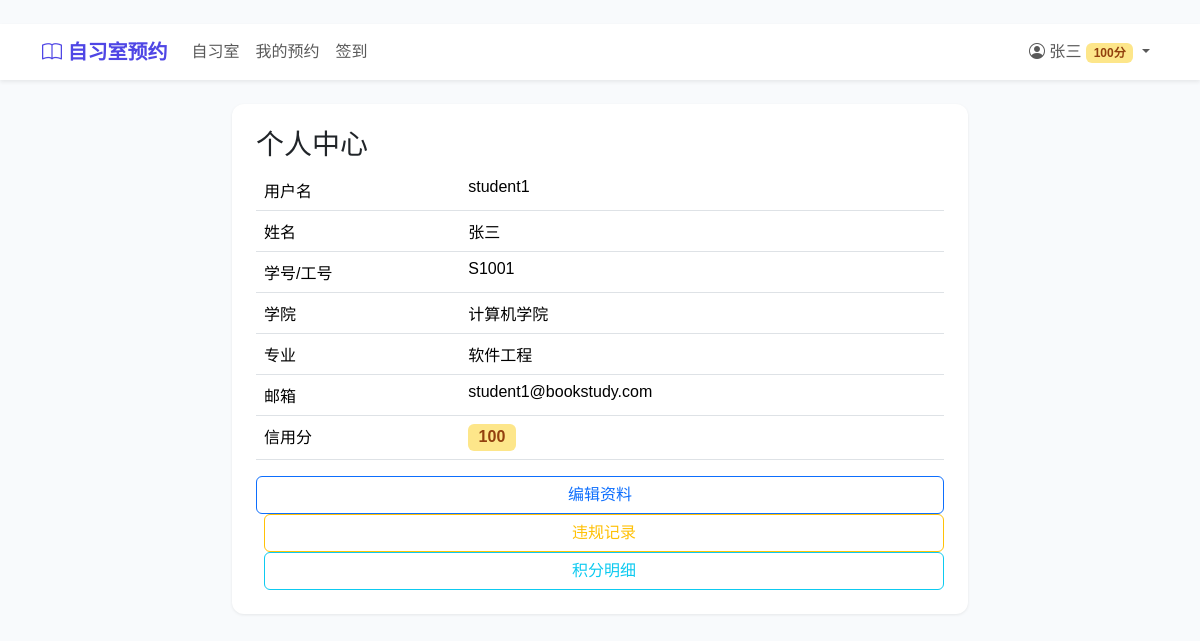
/users/profile/ (signed in), run on the app's committed database.
### apps/users/models.py (models this page shows, shortened)
class User(AbstractUser):
    ROLE_CHOICES = (
        ("admin", "系统管理员"),
        ("front_desk", "前台管理员"),
        ("student", "学生用户"),
    )
    STATUS_CHOICES = (
        ("active", "正常"),
        ("frozen", "冻结"),
        ("banned", "黑名单"),
        ("deleted", "注销"),
    )
    student_id = models.CharField("学号/工号", max_length=30, unique=True, db_index=True)
    phone = models.CharField("手机号", max_length=20, blank=True, default="")
    college = models.CharField("学院", max_length=100, blank=True, default="")
    major = models.CharField("专业", max_length=100, blank=True, default="")
    grade = models.CharField("年级", max_length=20, blank=True, default="")
    role = models.CharField("角色", max_length=20, choices=ROLE_CHOICES, default="student")
    credit_score = models.IntegerField("信用积分", default=100, db_index=True)
    status = models.CharField("账户状态", max_length=20, choices=STATUS_CHOICES, default="active")
    avatar = models.ImageField("头像", upload_to="avatars/", blank=True)
    class Meta:
        db_table = "bs_user"
        verbose_name = "用户"
        verbose_name_plural = verbose_name
        ordering = ["-date_joined"]

### apps/users/views.py (the view)
# urls.py: path("profile/", views.profile_view, name="profile"),
@login_required
def profile_view(request):
    return render(request, "users/profile.html", {"profile_user": request.user})

### templates/users/profile.html
﻿{% extends 'base.html' %}{% block title %}个人中心{% endblock %}
{% block content %}
<div class="row"><div class="col-lg-8 mx-auto"><div class="card p-4"><h3>个人中心</h3>
<table class="table">
<tr><td>用户名</td><td>{{ profile_user.username }}</td></tr>
<tr><td>姓名</td><td>{{ profile_user.last_name }}{{ profile_user.first_name }}</td></tr>
<tr><td>学号/工号</td><td>{{ profile_user.student_id }}</td></tr>
<tr><td>学院</td><td>{{ profile_user.college }}</td></tr>
<tr><td>专业</td><td>{{ profile_user.major }}</td></tr>
<tr><td>邮箱</td><td>{{ profile_user.email }}</td></tr>
<tr><td>信用分</td><td><span class="badge fs-6 {% if profile_user.credit_score >= 120 %}badge-diamond{% elif profile_user.credit_score >= 100 %}badge-gold{% else %}badge-normal{% endif %}">{{ profile_user.credit_score }}</span></td></tr>
</table>
<a href="{% url 'profile_edit' %}" class="btn btn-outline-primary">编辑资料</a>
<a href="{% url 'my_violations' %}" class="btn btn-outline-warning ms-2">违规记录</a>
<a href="{% url 'my_credits' %}" class="btn btn-outline-info ms-2">积分明细</a>
</div></div></div>{% endblock %}

### templates/base.html (shortened to what this page needs)
﻿{% load static %}<!DOCTYPE html>
<html lang="zh-CN">
<head>
    <link href="https://cdn.jsdelivr.net/npm/bootstrap@5.3.3/dist/css/bootstrap.min.css" rel="stylesheet">
    <link href="https://cdn.jsdelivr.net/npm/bootstrap-icons@1.11.3/font/bootstrap-icons.css" rel="stylesheet">
</head>
<body>
<nav class="navbar navbar-expand-lg navbar-light bg-white shadow-sm sticky-top">
  <div class="container">
    <a class="navbar-brand" href="/"><i class="bi bi-book"></i> 自习室预约</a>
    <div class="collapse navbar-collapse" id="navbarNav">
      <ul class="navbar-nav me-auto">
        <li class="nav-item"><a class="nav-link" href="{% url 'room_list' %}">自习室</a></li>
        {% if user.is_authenticated %}
        <li class="nav-item"><a class="nav-link" href="{% url 'my_reservations' %}">我的预约</a></li>
        <li class="nav-item"><a class="nav-link" href="{% url 'checkin_qr' %}">签到</a></li>
        {% endif %}
      </ul>
      <ul class="navbar-nav">
        {% if user.is_authenticated %}
        <li class="nav-item dropdown">
          <a class="nav-link dropdown-toggle" href="#" data-bs-toggle="dropdown">
            <i class="bi bi-person-circle"></i> {{ user.last_name }}{{ user.first_name }}
            <span class="badge
              {% if user.credit_score >= 120 %}badge-diamond
              {% elif user.credit_score >= 100 %}badge-gold
              {% elif user.credit_score >= 60 %}badge-normal
              {% elif user.credit_score >= 30 %}badge-restricted
              {% else %}badge-frozen{% endif %}">{{ user.credit_score }}分</span>
          </a>
        </li>
        {% else %}
        <li class="nav-item"><a class="nav-link" href="{% url 'login' %}">登录</a></li>
        <li class="nav-item"><a class="btn btn-primary btn-sm ms-2 mt-1" href="{% url 'register' %}">注册</a></li>
        {% endif %}
      </ul>
    </div>
  </div>
</nav>
<main class="container mt-4">{% block content %}{% endblock %}</main>
</body>
</html>

### templates/base.html (style rules this page uses)
:root { --primary: #4f46e5; --success: #10b981; --warning: #f59e0b; --danger: #ef4444; --bg: #f8fafc; }
body { background: var(--bg); font-family: "PingFang SC","Microsoft YaHei",sans-serif; }
.navbar-brand { font-weight: 700; color: var(--primary) !important; }
.card { border: none; border-radius: 12px; box-shadow: 0 1px 3px rgba(0,0,0,.08); }
.badge-gold { background:#fde68a;color:#92400e }

### data on the page
User: last_name "张", first_name "三", credit_score "100", username "student1", student_id "S1001", college "计算机学院", major "软件工程", email "student1@bookstudy.com"
